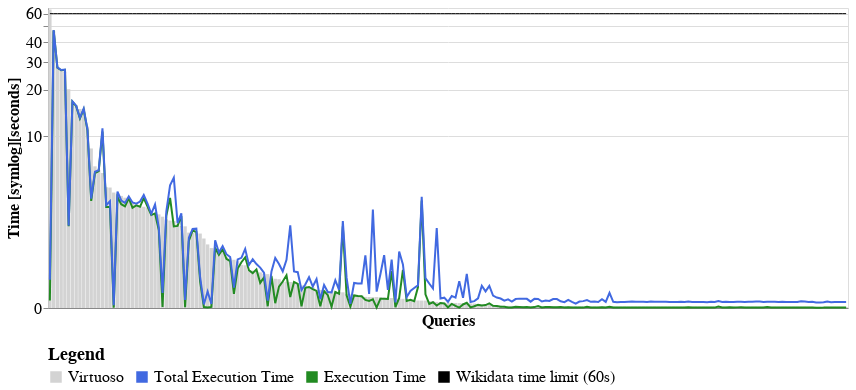

Notebook source saved alongside this figure:
### Code cell
order = list(df.sort_values(by='total_execution_time_baseline')['query'])
order.reverse()

metrics = [
    'Virtuoso',
    'Total Execution Time',
    'Execution Time',
    'Wikidata time limit (60s)'
]
colors = [
    'lightgray',
    'royalblue',
    'forestgreen',
    'black'
]

base = alt.Chart(df).mark_line().transform_fold(
    metrics, as_=['Measure', 'Value']
).encode(
    alt.X(
        'query:N',
        sort=order,
        axis=alt.Axis(labels=False, ticks=False),
        title='Queries'
    ),
    alt.Color(
        'Measure:N',
        scale=alt.Scale(domain=metrics, range=colors),
        legend = alt.Legend(
            title="Legend",
            labelFontSize=16,
            titleFontSize=18,
            labelLimit=300,
            orient="bottom"
        )
    )
)

baseline_1 = base.mark_bar().transform_filter(
    alt.datum.Measure == metrics[0]
).encode(
    alt.Y(
        'Value:Q', 
        scale=alt.Scale(type='symlog'),
        title='Time [symlog][seconds]'
    )
)

metric_1 = base.transform_filter(
    alt.datum.Measure == metrics[1]
).encode(
    alt.Y(
        'Value:Q', 
        scale=alt.Scale(type='symlog')
    )
)

metric_2 = base.transform_filter(
    alt.datum.Measure == metrics[2]
).encode(
    alt.Y(
        'Value:Q', 
        scale=alt.Scale(type='symlog')
    )
)

timeout = base.mark_line().transform_filter(
    alt.datum.Measure == metrics[3]
).encode(
    alt.Y(
        'Value:Q', 
        scale=alt.Scale(type='symlog')
    ),
    strokeWidth=alt.value(1)
)

alt.layer(baseline_1, metric_2, metric_1 + timeout).properties(width=800).configure_axis(
    labelFontSize=16,
    titleFontSize=16
)

### Figure 1 — Vega-Lite specification as saved in the notebook (floating-point values rounded to 4 significant figures; data arrays with more than 128 entries replaced by an {"elided": "..."} marker saying what was removed)
{"config": {"view": {"continuousWidth": 400, "continuousHeight": 300}, "axis": {"labelFontSize": 16, "titleFontSize": 16}}, "layer": [{"mark": "bar", "encoding": {"color": {"field": "Measure", "legend": {"labelFontSize": 16, "labelLimit": 300, "orient": "bottom", "title": "Legend", "titleFontSize": 18}, "scale": {"domain": ["Virtuoso", "Total Execution Time", "Execution Time", "Wikidata time limit (60s)"], "range": ["lightgray", "royalblue", "forestgreen", "black"]}, "type": "nominal"}, "x": {"axis": {"labels": false, "ticks": false}, "field": "query", "sort": {"elided": "213 str values"}, "title": "Queries", "type": "nominal"}, "y": {"field": "Value", "scale": {"type": "symlog"}, "title": "Time [symlog][seconds]", "type": "quantitative"}}, "transform": [{"fold": ["Virtuoso", "Total Execution Time", "Execution Time", "Wikidata time limit (60s)"], "as": ["Measure", "Value"]}, {"filter": "(datum.Measure === 'Virtuoso')"}]}, {"mark": "line", "encoding": {"color": {"field": "Measure", "legend": {"labelFontSize": 16, "labelLimit": 300, "orient": "bottom", "title": "Legend", "titleFontSize": 18}, "scale": {"domain": ["Virtuoso", "Total Execution Time", "Execution Time", "Wikidata time limit (60s)"], "range": ["lightgray", "royalblue", "forestgreen", "black"]}, "type": "nominal"}, "x": {"axis": {"labels": false, "ticks": false}, "field": "query", "sort": {"elided": "213 str values"}, "title": "Queries", "type": "nominal"}, "y": {"field": "Value", "scale": {"type": "symlog"}, "type": "quantitative"}}, "transform": [{"fold": ["Virtuoso", "Total Execution Time", "Execution Time", "Wikidata time limit (60s)"], "as": ["Measure", "Value"]}, {"filter": "(datum.Measure === 'Execution Time')"}]}, {"layer": [{"mark": "line", "encoding": {"color": {"field": "Measure", "legend": {"labelFontSize": 16, "labelLimit": 300, "orient": "bottom", "title": "Legend", "titleFontSize": 18}, "scale": {"domain": ["Virtuoso", "Total Execution Time", "Execution Time", "Wikidata time limit (60s)"], "range": ["lightgray", "royalblue", "forestgreen", "black"]}, "type": "nominal"}, "x": {"axis": {"labels": false, "ticks": false}, "field": "query", "sort": {"elided": "213 str values"}, "title": "Queries", "type": "nominal"}, "y": {"field": "Value", "scale": {"type": "symlog"}, "type": "quantitative"}}, "transform": [{"fold": ["Virtuoso", "Total Execution Time", "Execution Time", "Wikidata time limit (60s)"], "as": ["Measure", "Value"]}, {"filter": "(datum.Measure === 'Total Execution Time')"}]}, {"mark": "line", "encoding": {"color": {"field": "Measure", "legend": {"labelFontSize": 16, "labelLimit": 300, "orient": "bottom", "title": "Legend", "titleFontSize": 18}, "scale": {"domain": ["Virtuoso", "Total Execution Time", "Execution Time", "Wikidata time limit (60s)"], "range": ["lightgray", "royalblue", "forestgreen", "black"]}, "type": "nominal"}, "strokeWidth": {"value": 1}, "x": {"axis": {"labels": false, "ticks": false}, "field": "query", "sort": {"elided": "213 str values"}, "title": "Queries", "type": "nominal"}, "y": {"field": "Value", "scale": {"type": "symlog"}, "type": "quantitative"}}, "transform": [{"fold": ["Virtuoso", "Total Execution Time", "Execution Time", "Wikidata time limit (60s)"], "as": ["Measure", "Value"]}, {"filter": "(datum.Measure === 'Wikidata time limit (60s)')"}]}]}], "data": {"name": "data-b6e399b007f37a63350e1b88602202ff"}, "width": 800, "$schema": "https://vega.github.io/schema/vega-lite/v4.17.0.json", "datasets": {"data-b6e399b007f37a63350e1b88602202ff": {"elided": "213 records"}}}
